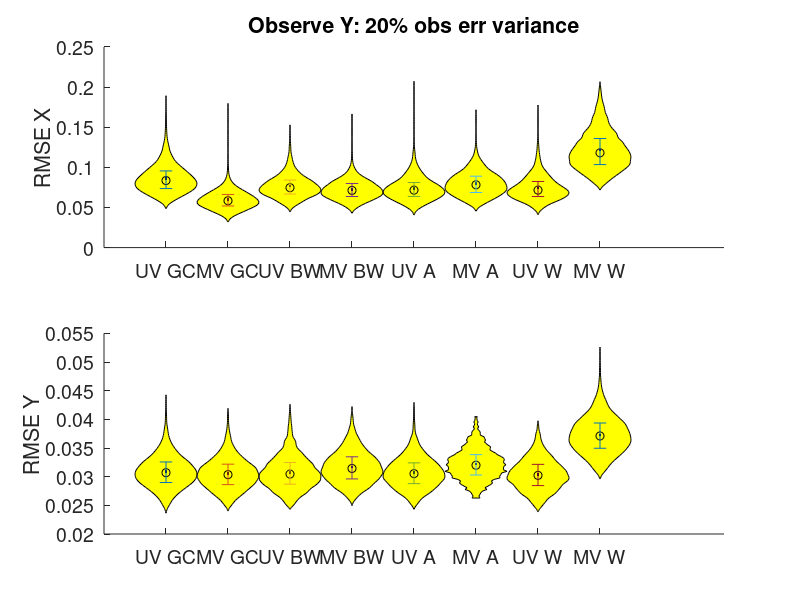

Source code (MATLAB):
%% Load output produced from script observe_y_save_output
load('observe_y_20pctvar.mat') 
addpath('violin/')
title_str = 'Observe Y: 20% obs err variance';
savename = 'Plots/obs_y_20pctvar_violins.png';

% 1. RMSE X
RMSE_X_full = [sort(RMSE_X_YnoX_UVGC(:)), sort(RMSE_X_YnoX_MVGC(:)), ...
          sort(RMSE_X_YnoX_UVBW(:)), sort(RMSE_X_YnoX_MVBW(:)), ...
          sort(RMSE_X_YnoX_UVA(:)),  sort(RMSE_X_YnoX_MVA(:)), ...
          sort(RMSE_X_YnoX_UVW(:)),  sort(RMSE_X_YnoX_MVW(:))];
height = size(RMSE_X_full, 1);
RMSE_X = RMSE_X_full(floor(0.01*height):floor(0.99*height), :);
      
xlab = {'UV GC', 'MV GC', 'UV BW', 'MV BW', 'UV A', 'MV A', 'UV W', 'MV W'};

% 2. RMSE Y
RMSE_Y_full = [sort(RMSE_Y_YnoX_UVGC(:)), sort(RMSE_Y_YnoX_MVGC(:)), ...
          sort(RMSE_Y_YnoX_UVBW(:)), sort(RMSE_Y_YnoX_MVBW(:)), ...
          sort(RMSE_Y_YnoX_UVA(:)),  sort(RMSE_Y_YnoX_MVA(:)), ...
          sort(RMSE_Y_YnoX_UVW(:)),  sort(RMSE_Y_YnoX_MVW(:))];
height = size(RMSE_Y_full, 1);
RMSE_Y = RMSE_Y_full(floor(0.01*height):floor(0.99*height), :);

% Make Plots

figure
subplot(2,1,1)
violin(RMSE_X);
ylabel('RMSE X')
title(title_str)
set(gca, 'FontSize', 14, 'XTick', 1:length(xlab), 'XTickLabel', xlab)

subplot(2,1,2)
violin(RMSE_Y);
ylabel('RMSE Y')
set(gca, 'FontSize', 14, 'XTick', 1:length(xlab), 'XTickLabel', xlab)
set(gcf, 'Position',  [100, 100, 800, 800])

saveas(gcf, savename)

